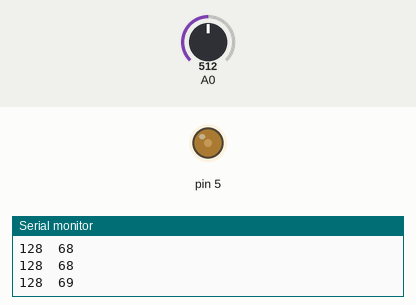
This sketch was run on a simulated Arduino Uno, built with avr-gcc and run on an emulated ATmega328P. On the bench: output pins drawn as LEDs (lit = HIGH), the last lines printed to the serial monitor. The inputs (shaded band) are chosen by the test bench; at power-on: A0 = 512.

Above: at 1.2 s.
1.3 s: A0 set to 716
At 2.3 s:
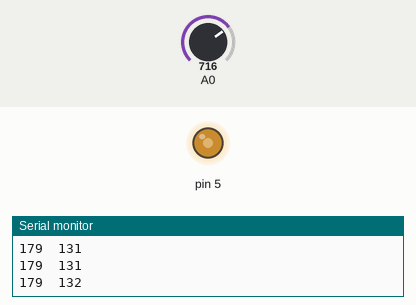
4.3 s: A0 set to 900
At 5.6 s:
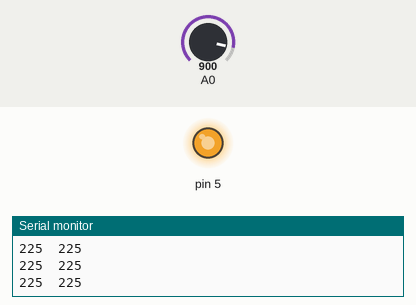
6.6 s: A0 set to 1023
At 6.76 s:
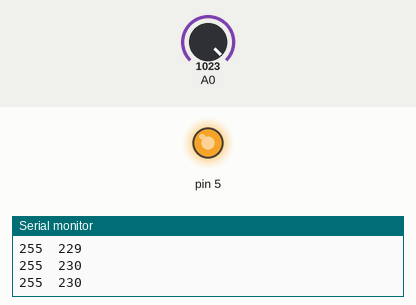
Timing chart, 0 to 9.6 s (numbered marks = the images above; inputs shaded):
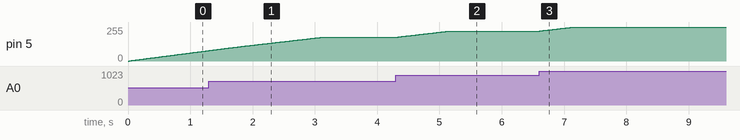

Measured:
- after the input at 4.3 s, pin 5: moves from 179/255 to 225/255 over 0.84 s, starting at once
- after the input at 6.6 s, pin 5: moves from 225/255 to 255/255 over 0.54 s, starting at once

The sketch:

SlowChange.ino
```cpp
long lastChange = 0;
int intensity = 0;
int interval = 10;

void setup() {
  // put your setup code here, to run once:
  Serial.begin(9600);
}

void loop() {
  // put your main code here, to run repeatedly:
  int sensor = analogRead(A0) / 4;
  if (millis() - lastChange > interval) {
    // if the intensity is greater than the sensor,
    // move it one point down:
    if (intensity > sensor) {
      intensity--;
    }
    // if the intensity is less than the sensor,
    // move it one point up:
    if (intensity < sensor) {
      intensity++;
    }
    lastChange = millis();
  }
  Serial.print(sensor);
  Serial.print("\t");
  Serial.println(intensity);
  analogWrite(5, intensity);
}
```
